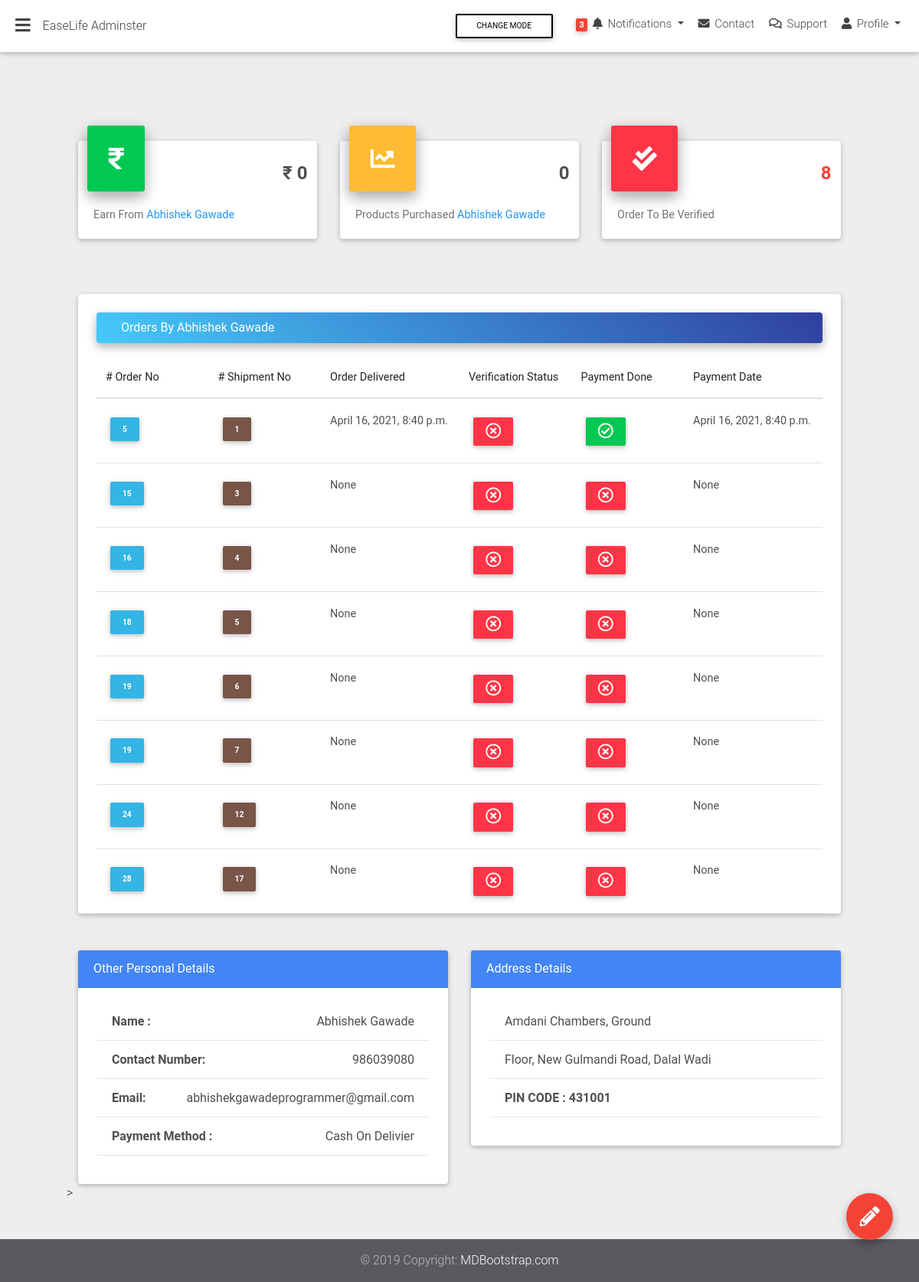
The app's page /easylife-admin/user_details/1/, older data.
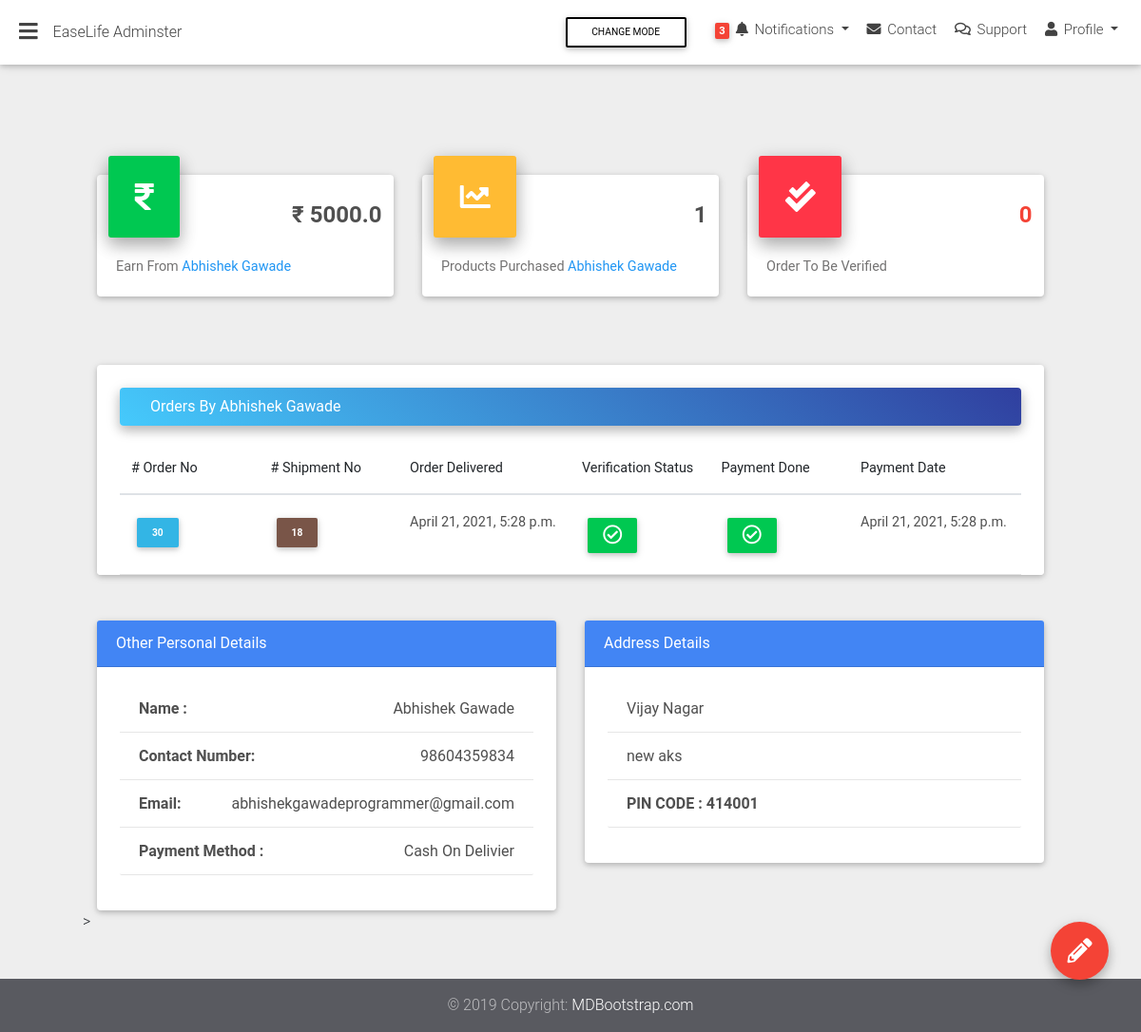
The same page, newer data.
### base/models.py (models this page shows, shortened)
class ShippmentOrder(models.Model):
    user=models.ForeignKey(settings.AUTH_USER_MODEL,on_delete=models.CASCADE)
    order=models.ForeignKey('Order',on_delete=models.CASCADE)
    delivered= models.DateTimeField(blank=True,null=True)
    verify_order = models.BooleanField(default=False,blank=True)
    payment_done=models.BooleanField(default=False,blank=True)
    payment_done_date= models.DateTimeField(blank=True,null=True)
    class Meta:
        verbose_name = "ShippmentOrder"
        verbose_name_plural = "ShippmentOrders"

class Order(models.Model):
    user = models.ForeignKey(settings.AUTH_USER_MODEL,on_delete=models.CASCADE)
    items =models.ManyToManyField(OrderItem)
    ordered = models.BooleanField(default=False)
    start_date =models.DateTimeField(auto_now_add=True)
    ordered_date = models.DateTimeField()
    billing_address=models.ForeignKey('BillingAddress',on_delete=models.SET_NULL,blank=True,null=True)
    def get_total(self):
        total=0
        for order_item in self.items.all():
            total +=order_item.get_final_price()
        return total

class BillingAddress(models.Model):
    user=models.ForeignKey(settings.AUTH_USER_MODEL,on_delete=models.CASCADE)
    city=models.CharField(max_length=20)
    phone_number=models.CharField(max_length=20)
    street_address=models.CharField(max_length=250)
    apartment_address=models.CharField(max_length=250)
    pin_code=models.CharField(max_length=10)
    payment_option = models.CharField(choices=PAYMENTS_CHOICES,max_length=1,default='S')
    class Meta:
        verbose_name = ("Billing Address")
        verbose_name_plural = ("Billing Adresss")

### easylife_admin/views.py (the view)
# urls.py: path('user_details/<pk>/', user_details, name='user_details'),
def user_details(request,pk):
	user=get_object_or_404(User,pk=pk)
	shippment_order_user= ShippmentOrder.objects.filter(user=user)
	earn_money=0
	item_purchased=0
	no_verified=ShippmentOrder.objects.filter(user=user,verify_order=False).count()
	for shippment_order in shippment_order_user.filter(verify_order=True,payment_done=True):
		earn_money+=shippment_order.order.get_total()
		item_purchased+=shippment_order.order.items.count()
	return render(request,'easylife_admin/user_detail_view.html',{
		'shippment_order_user':shippment_order_user,
		'user':user,'earn_money':earn_money,'item_purchased':item_purchased,'no_verified':no_verified,'last_order':shippment_order_user.last()})

### base/models.py (called while the page is built)
    def get_total_discount_price(self):
        return self.qauntity * self.item.discount_price

    def get_final_price(self):
        if self.item.discount_price:
            return self.get_total_discount_price()
        return self.get_total_item_price()

### templates/easylife_admin/user_detail_view.html (shortened to what the changed rows need)
{% extends "easylife_admin/admin_base.html" %}
{% load static %}
{% block content %}
    <div class="container-fluid">
      <section class="mt-md-4 pt-md-2 mb-5 pb-4">
        <div class="row">
          <div class="col-xl-4 col-md-6 mb-xl-0 mb-4">
            <div class="card card-cascade cascading-admin-card">
              <div class="admin-up">
                <div class="data">
                  <h4 class="font-weight-bold dark-grey-text">₹ {{earn_money}}</h4>
                </div>
              </div>
            </div>
          </div>
          <div class="col-xl-4 col-md-6 mb-xl-0 mb-4">
            <div class="card card-cascade cascading-admin-card">
              <div class="admin-up">
                <div class="data">
                  <h4 class="font-weight-bold dark-grey-text">{{item_purchased}}</h4>
                </div>
              </div>
            </div>
          </div>
          <div class="col-xl-4 col-md-6 mb-md-0 mb-4">
            <div class="card card-cascade cascading-admin-card">
              <div class="admin-up">
                <div class="data">
                  <h4 class="font-weight-bold danger-grey-text">
                    <span class="red-text">{{no_verified}}</span>
                  </h4>
                </div>
              </div>
            </div>
          </div>
        </div>
      </section>
      <section class="mb-5">
        <div class="card card-cascade narrower">
          <section>
            <br>
            <div class="card card-cascade narrower z-depth-0">
              <div class="px-4">
                <div class="table-responsive">
                  <table class="table table-hover mb-0">
                    <thead>
                      <tr>
                        <th class="th-lg"># Order No</th>
                        <th class="th-lg"># Shipment No</th>
                        <th class="th-lg">Order Delivered </th>
                        <th class="th-lg">Verification Status</th>
                        <th class="th-lg">Payment Done</th>
                        <th class="th-lg">Payment Date</th>
                      </tr>
                    </thead>
                    <tbody>
                      {% for row in shippment_order_user %}
                      <tr>
                        <td>
                       <a href='' style="color:white">
                            <button type="button" class="btn btn-info btn-sm px-3">
                              <b>{{row.order.id}}</b>
                            </button>
                      </a>
                      </td>
                        <td>
        <a href='' style="color:white">
                            <button type="button" class="btn btn-brown waves-effect waves-light btn-sm px-3">
                              <b>{{row.id}}</b>
                            </button>
                      </a>
                      </td>
                        <td>{{row.delivered}}</td>
                        <td>
                          {% if  row.verify_order %}
                          <button type="button" class="btn btn-success btn-sm px-3">
                              <i class="far fa-check-circle fa-2x"></i>
                          {% else %}
                                <button type="button" class="btn btn-danger btn-sm px-3">
                             <i class="far fa-times-circle fa-2x"></i>
                          {% endif %}
                          </button>
                      </td>
                        <td>
                                               {% if  row.payment_done %}
                          <button type="button" class="btn btn-success btn-sm px-3">
                              <i class="far fa-check-circle fa-2x"></i>
                          {% else %}
                                <button type="button" class="btn btn-danger btn-sm px-3">
                             <i class="far fa-times-circle fa-2x"></i>
                          {% endif %}
                        </td>
                        <td>{{row.payment_done_date}}</td>
                      </tr>
                      {% endfor %}
                    </tbody>
                  </table>
                </div>
              </div>
            </div>
          </section>
        </div>
      </section>
      <section class="mb-5">
        <div class="row">
          <div class="col-lg-6 col-md-12 mb-lg-0 mb-4">
            <div class="card">
              <div class="card-body text-center px-4 mb-3">
                <div class="list-group list-panel">
                  <span  class="list-group-item d-flex justify-content-between dark-grey-text">
                    <span class="float-left" style="font-weight: bold">Name :</span>{{user.get_full_name}}
                  </span>
                  <span  class="list-group-item d-flex justify-content-between dark-grey-text">
                    <span class="float-left" style="font-weight: bold">Contact Number:</span>{{last_order.order.billing_address.phone_number}}
                  </span>
                  <span  class="list-group-item d-flex justify-content-between dark-grey-text">
                    <span class="float-left" style="font-weight: bold">Email:</span>{{user.email}}
                  </span>
                  <span  class="list-group-item d-flex justify-content-between dark-grey-text">
                    <span class="float-left" style="font-weight: bold">Payment Method :</span>{{last_order.order.billing_address.get_payment_option_display}}
                  </span>
                </div>
              </div>
            </div>
          </div>
          <div class="col-lg-6 col-md-12 mb-lg-0 mb-4">
            <div class="card">
              <div class="card-body text-center px-4 mb-3">
                <div class="list-group list-panel">
                  <span  class="list-group-item d-flex justify-content-between dark-grey-text">
                    {{last_order.order.billing_address.street_address}}
                  </span>
                     <span  class="list-group-item d-flex justify-content-between dark-grey-text">
                    {{last_order.order.billing_address.apartment_address}}
                  </span>
                    <span  class="list-group-item d-flex justify-content-between dark-grey-text">
                    <span class="float-left" style="font-weight: bold">PIN CODE  : {{last_order.order.billing_address.pin_code}}</span>
                  </span>
                </div>
              </div>
            </div>
          </div>>
        </div>
      </section>
    </div>
{% endblock content %}

Row changes from the older to the newer data that the page shows:
removed ShippmentOrder: order.id "5", id "1", delivered "April 16, 2021, 8:40 p.m.", verify_order False (drawn), payment_done True (drawn), payment_done_date "April 16, 2021, 8:40 p.m."
removed ShippmentOrder: order.id "15", id "3", delivered "None", verify_order False (drawn), payment_done False (drawn), payment_done_date "None"
removed ShippmentOrder: order.id "16", id "4", delivered "None", verify_order False (drawn), payment_done False (drawn), payment_done_date "None"
removed ShippmentOrder: order.id "18", id "5", delivered "None", verify_order False (drawn), payment_done False (drawn), payment_done_date "None"
removed ShippmentOrder: order.id "19", id "6", delivered "None", verify_order False (drawn), payment_done False (drawn), payment_done_date "None"
removed ShippmentOrder: order.id "19", id "7", delivered "None", verify_order False (drawn), payment_done False (drawn), payment_done_date "None"
removed ShippmentOrder: order.id "24", id "12", delivered "None", verify_order False (drawn), payment_done False (drawn), payment_done_date "None"
removed ShippmentOrder: order.id "28", id "17", delivered "None", verify_order False (drawn), payment_done False (drawn), payment_done_date "None", order.billing_address.phone_number "986039080", order.billing_address.payment_option "Cash On Delivier", order.billing_address.street_address "Amdani Chambers, Ground", order.billing_address.apartment_address "Floor, New Gulmandi Road, Dalal Wadi", order.billing_address.pin_code "431001"
added ShippmentOrder: order.id "30", id "18", delivered "April 21, 2021, 5:28 p.m.", verify_order True (drawn), payment_done True (drawn), payment_done_date "April 21, 2021, 5:28 p.m.", order.billing_address.phone_number "98604359834", order.billing_address.payment_option "Cash On Delivier", order.billing_address.street_address "Vijay Nagar", order.billing_address.apartment_address "new aks", order.billing_address.pin_code "414001"
Text that changed along with them:
{{ earn_money }}: "0" → "5000.0"
{{ item_purchased }}: "0" → "1"
{{ no_verified }}: "8" → "0"
